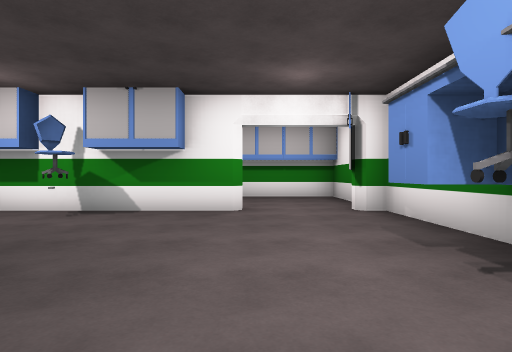
[1] (above)

17 first-person views from a walk through a scene from a Unity 3-D project. The camera is 1.2 m above the floor, looks level and sees 75° across. Doors are open. The floor is counted in squares, 2 m on a side. Each view is taken from the middle of a square. On the plan, view 1 faces up. The plan holds only what a view shows up to about 10 squares ahead; the rest is blank. The place goes on beyond the plan. The player character is not drawn.

[2]
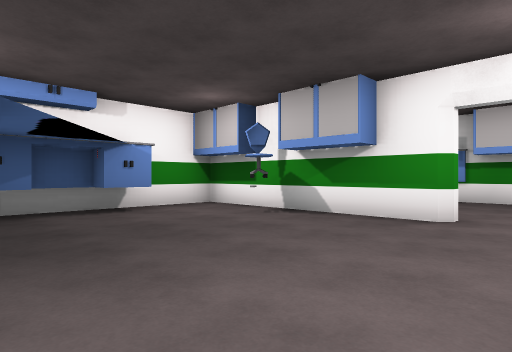

[3]
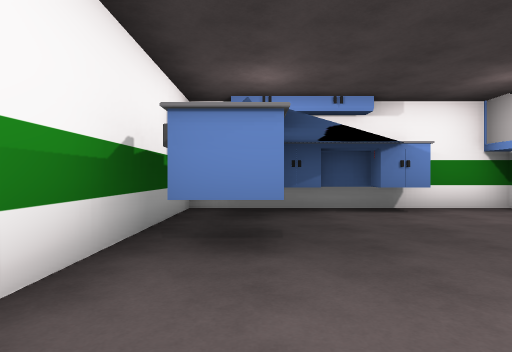

[4]
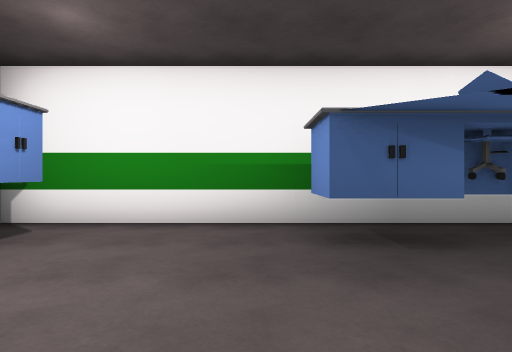

[5]
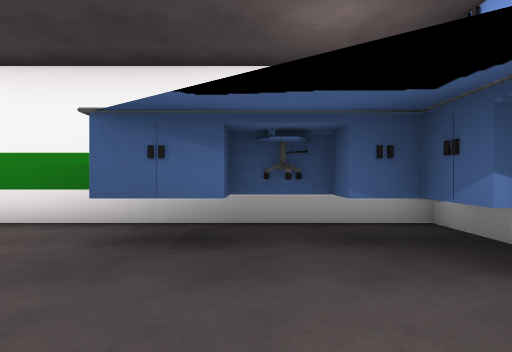

[6]
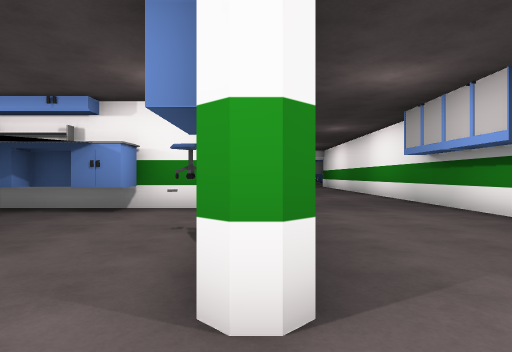

[7]
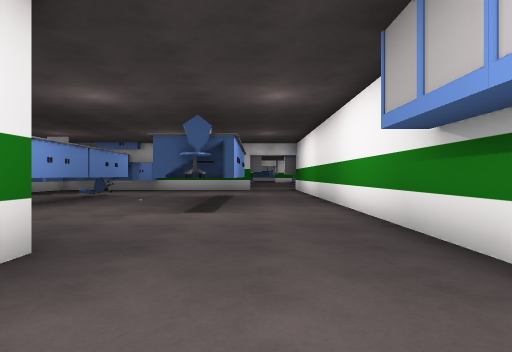

[8]
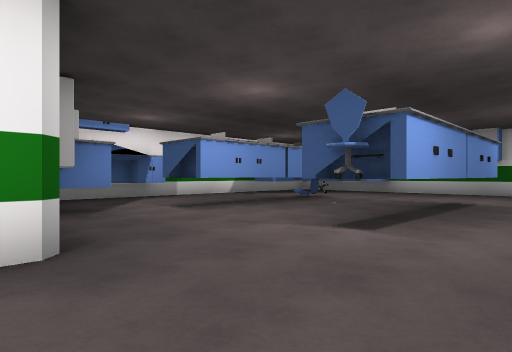

[9]
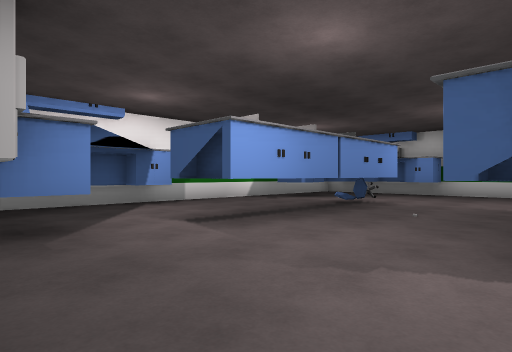

[10]
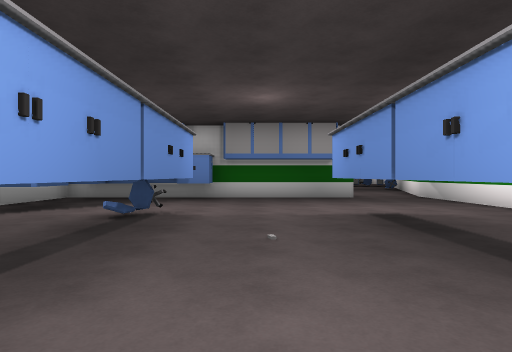

[11]
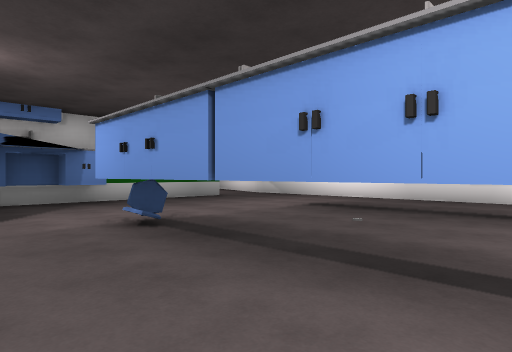

[12]
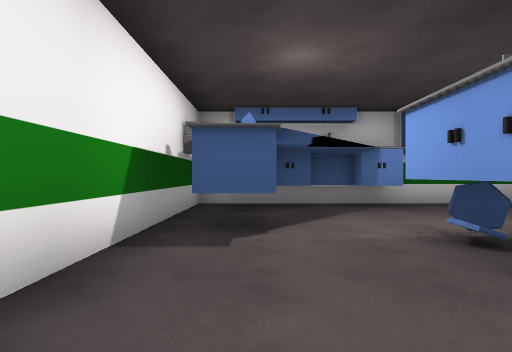

[13]
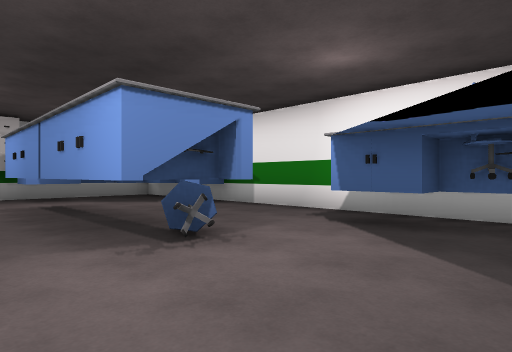

[14]
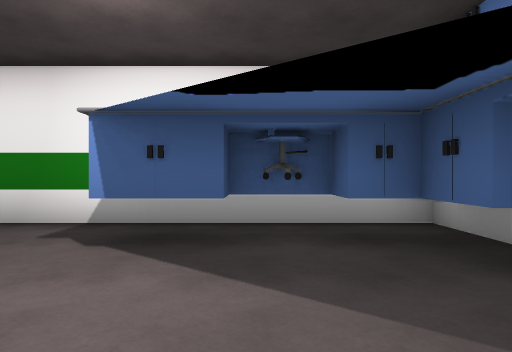

[15]
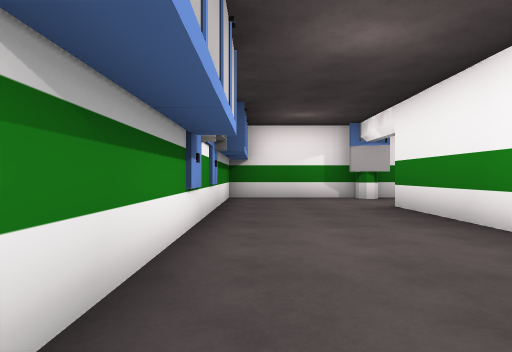

[16]
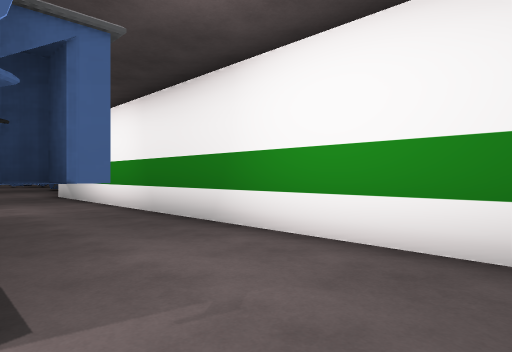

[17]
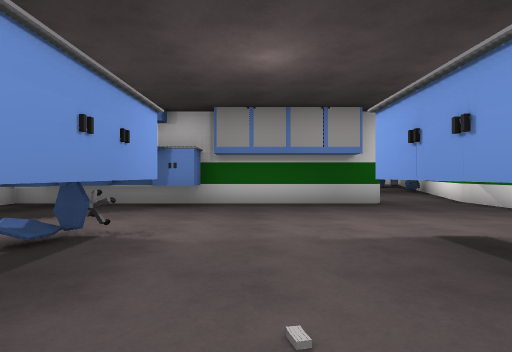

### Floor plan
Points are (right, up) in squares from view 1. A wall is a line through its corners. A room is listed if a view was taken in it or the views show most of it. See-through windows are left out.
Room 1 (views 1, 2, 3, 4, 5)
walls: (-0.4, 5.8) (-5.2, 5.8) (-5.2, -0.2) (2.3, -0.2); (2.3, 2.9) (2.3, 5.8)
ways out: opening at (1, 6) to room 2; open door at (0, 6) to room 2
objects: other object (-5, 1) to (-4, 1); other object (-4, 5); other object (-3, 1); chair (-3, 5); other object (2, 1)
Room 2 (views 6, 7, 8, 9, 10, 11, 12, 13, 14, 15, 16, 17)
walls: (-5.8, 1.1) (-5.8, 3.6); (-3.5, 6.2) (-0.4, 6.2); (-17.2, 7.6) (-17.2, -0.2) (-7.5, -0.2); (-3.6, 9.8) (-17.7, 9.8); (1.5, 5.5) (1.9, 6.6); (2.3, 6.1) (2.3, 9.8) (-1.6, 9.8)
ways out: opening at (1, 6) to room 1; open door at (0, 6) to room 1; opening at (-18, 9)
objects: other object (-17, 1) to (-16, 1); other object (-17, 4); other object (-15, 1); other object (-14, 1); chair (-14, 3); other object (-13, 3); table (-13, 3) to (-12, 4); table (-13, 7) to (-12, 7); table (-11, 3) to (-9, 4); ammo (-11, 5); table (-11, 7) to (-10, 7); other object (-9, 7); other object (-7, 0) to (-7, 1); other object (-7, 3); other object (-3, 10) to (-2, 10)

Where each view was taken, in squares from view 1:
view 1: 0 up, 0 right, facing up
view 2: 1 up, 1 right, facing up-left
view 3: 1 up, 1 right, facing left
view 4: 4 up, 1 left, facing down
view 5: 4 up, 3 left, facing down
view 6: 6 up, 1 right, facing left
view 7: 8 up, 3 left, facing left
view 8: 9 up, 5 left, facing down-left
view 9: 7 up, 6 left, facing down-left
view 10: 5 up, 8 left, facing left
view 11: 1 up, 9 left, facing up-left
view 12: 1 up, 10 left, facing left
view 13: 5 up, 16 left, facing down-right
view 14: 4 up, 15 left, facing down
view 15: 9 up, 7 left, facing right
view 16: 7 up, 7 left, facing up-left
view 17: 5 up, 10 left, facing left
